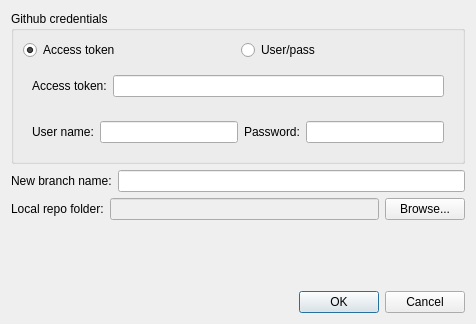
<?xml version="1.0" encoding="UTF-8"?>
<ui version="4.0">
 <class>GithubCredentialsDialog</class>
 <widget class="QDialog" name="GithubCredentialsDialog">
  <property name="geometry">
   <rect>
    <x>0</x>
    <y>0</y>
    <width>476</width>
    <height>324</height>
   </rect>
  </property>
  <property name="windowTitle">
   <string>Dialog</string>
  </property>
  <layout class="QVBoxLayout" name="verticalLayout">
   <item>
    <widget class="QGroupBox" name="groupBox">
     <property name="title">
      <string>Github credentials</string>
     </property>
     <layout class="QVBoxLayout" name="verticalLayout_2">
      <item>
       <layout class="QHBoxLayout" name="horizontalLayout_3">
        <item>
         <widget class="QRadioButton" name="accessToken_radio">
          <property name="text">
           <string>Access token</string>
          </property>
          <property name="checked">
           <bool>true</bool>
          </property>
         </widget>
        </item>
        <item>
         <widget class="QRadioButton" name="userpass_radio">
          <property name="text">
           <string>User/pass</string>
          </property>
         </widget>
        </item>
       </layout>
      </item>
      <item>
       <widget class="QWidget" name="accessToken_widget" native="true">
        <layout class="QHBoxLayout" name="horizontalLayout_2">
         <item>
          <widget class="QLabel" name="label_3">
           <property name="text">
            <string>Access token:</string>
           </property>
          </widget>
         </item>
         <item>
          <widget class="QLineEdit" name="accessToken_text"/>
         </item>
        </layout>
       </widget>
      </item>
      <item>
       <widget class="QWidget" name="userpass_widget" native="true">
        <layout class="QHBoxLayout" name="horizontalLayout">
         <item>
          <widget class="QLabel" name="label">
           <property name="text">
            <string>User name:</string>
           </property>
          </widget>
         </item>
         <item>
          <widget class="QLineEdit" name="username_text"/>
         </item>
         <item>
          <widget class="QLabel" name="label_2">
           <property name="text">
            <string>Password:</string>
           </property>
          </widget>
         </item>
         <item>
          <widget class="QLineEdit" name="password_text"/>
         </item>
        </layout>
       </widget>
      </item>
     </layout>
    </widget>
   </item>
   <item>
    <layout class="QHBoxLayout" name="horizontalLayout_4">
     <item>
      <widget class="QLabel" name="label_4">
       <property name="text">
        <string>New branch name:</string>
       </property>
      </widget>
     </item>
     <item>
      <widget class="QLineEdit" name="newBranch_text"/>
     </item>
    </layout>
   </item>
   <item>
    <layout class="QHBoxLayout" name="horizontalLayout_5">
     <item>
      <widget class="QLabel" name="label_5">
       <property name="text">
        <string>Local repo folder:</string>
       </property>
      </widget>
     </item>
     <item>
      <widget class="QLineEdit" name="localFolder_text">
       <property name="enabled">
        <bool>false</bool>
       </property>
      </widget>
     </item>
     <item>
      <widget class="QPushButton" name="localFolder_Browse_Button">
       <property name="text">
        <string>Browse...</string>
       </property>
      </widget>
     </item>
    </layout>
   </item>
   <item>
    <spacer name="verticalSpacer">
     <property name="orientation">
      <enum>Qt::Vertical</enum>
     </property>
     <property name="sizeHint" stdset="0">
      <size>
       <width>20</width>
       <height>40</height>
      </size>
     </property>
    </spacer>
   </item>
   <item>
    <widget class="QDialogButtonBox" name="buttonBox">
     <property name="orientation">
      <enum>Qt::Horizontal</enum>
     </property>
     <property name="standardButtons">
      <set>QDialogButtonBox::Cancel|QDialogButtonBox::Ok</set>
     </property>
    </widget>
   </item>
  </layout>
 </widget>
 <resources/>
 <connections>
  <connection>
   <sender>buttonBox</sender>
   <signal>accepted()</signal>
   <receiver>GithubCredentialsDialog</receiver>
   <slot>accept()</slot>
   <hints>
    <hint type="sourcelabel">
     <x>248</x>
     <y>254</y>
    </hint>
    <hint type="destinationlabel">
     <x>157</x>
     <y>274</y>
    </hint>
   </hints>
  </connection>
  <connection>
   <sender>buttonBox</sender>
   <signal>rejected()</signal>
   <receiver>GithubCredentialsDialog</receiver>
   <slot>reject()</slot>
   <hints>
    <hint type="sourcelabel">
     <x>316</x>
     <y>260</y>
    </hint>
    <hint type="destinationlabel">
     <x>286</x>
     <y>274</y>
    </hint>
   </hints>
  </connection>
  <connection>
   <sender>accessToken_radio</sender>
   <signal>toggled(bool)</signal>
   <receiver>accessToken_widget</receiver>
   <slot>setVisible(bool)</slot>
   <hints>
    <hint type="sourcelabel">
     <x>120</x>
     <y>97</y>
    </hint>
    <hint type="destinationlabel">
     <x>236</x>
     <y>161</y>
    </hint>
   </hints>
  </connection>
  <connection>
   <sender>userpass_radio</sender>
   <signal>toggled(bool)</signal>
   <receiver>userpass_widget</receiver>
   <slot>setVisible(bool)</slot>
   <hints>
    <hint type="sourcelabel">
     <x>352</x>
     <y>97</y>
    </hint>
    <hint type="destinationlabel">
     <x>236</x>
     <y>224</y>
    </hint>
   </hints>
  </connection>
 </connections>
</ui>
